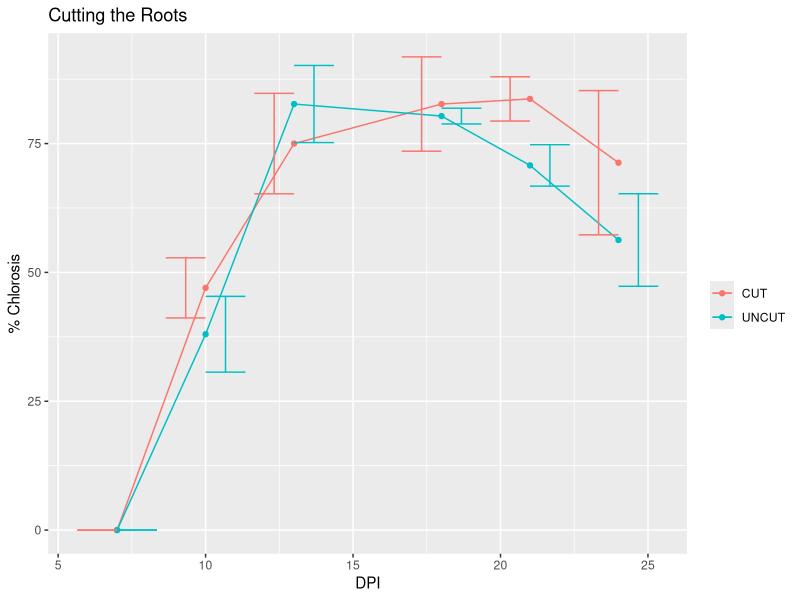

Write the R code that produced this figure.
#making the immersion time experiment's plot using ggplot2

#loading the libraries
library(dplyr)
library(ggplot2)
library(patchwork)

#for using ggplot we need the data in long format
cuttingroots <- read.csv("cuttingroots_long_clean.csv")

#creating a column with dpi
cuttingroots$dpi <- as.Date(cuttingroots$date, format = "%m/%d/%Y") - as.Date("3/22/24", format = "%m/%d/%Y")

#making trt a factor
cuttingroots$trt <- as.factor(cuttingroots$trt)

#making the plot with ggplot, aes makes the grid and it is where we determine the looks of the graph
plot4 <- cuttingroots %>%
  ggplot(aes(x = dpi, y = disease_percentage, color = trt, group = trt)) + #ggplot does the graph as multiple layers
  stat_summary(geom = "point", position = "dodge") + #geom point plots every single data point
  stat_summary(geom = "line", position = "dodge") + #stat_summary adds a layer with a summary statistic of the data, not the raw data
  stat_summary(geom = "errorbar", position = "dodge") +
  labs(x = "DPI", y = "% Chlorosis", title = "Cutting the Roots", color = "")

print(plot4)
